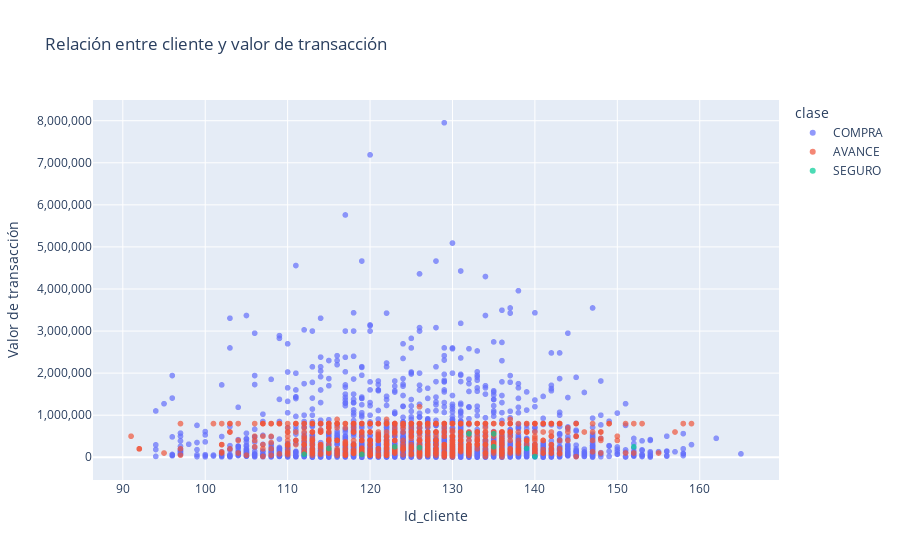

Notebook source saved alongside this figure:
### Markdown cell above
Si bien es cierto que se han registrado transacciones de valor muy alto en los últimos 6 meses, la mayoría de las transacciones parecen no haber superado un ```valor=900000```. Verdaderamente la cantidad de aportes ha sido elevada, pero los ingresos no son iguales. El número las transacciones ha tendido a disminuir a medida que el valor aumenta, lo cual es esperable, pero es un punto a mejorar. Evidentemente lo ideal sería que hubiesen transacciones con grandes valores y en gran cantidad. La propuesta de este ejercicio es precisamente lograr algo como eso.

### Code cell
# Scatter plot de cliente vs valor
fig = px.scatter(
    df_analisis,
    x="Id_cliente",
    y="valor",
    color="clase",
    title="Relación entre cliente y valor de transacción",
    opacity=0.7
)

# Ajustar formato de ejes
fig.update_layout(
    xaxis_title="Id_cliente",
    yaxis_title="Valor de transacción",
    xaxis=dict(tickformat=","),
    yaxis=dict(tickformat=",")
)

fig.show()

### Figure 1 — Plotly figure (JSON) as saved in the notebook; plotly's stock layout.template omitted (floating-point values rounded to 4 significant figures; data arrays with more than 128 entries replaced by an {"elided": "..."} marker saying what was removed)
{"data": [{"hovertemplate": "clase=COMPRA<br>Id_cliente=%{x}<br>valor=%{y}<extra></extra>", "legendgroup": "COMPRA", "marker": {"color": "#636efa", "opacity": 0.7, "symbol": "circle"}, "mode": "markers", "name": "COMPRA", "showlegend": true, "type": "scattergl", "x": {"elided": "2543 int values"}, "xaxis": "x", "y": {"elided": "2543 float values"}, "yaxis": "y"}, {"hovertemplate": "clase=AVANCE<br>Id_cliente=%{x}<br>valor=%{y}<extra></extra>", "legendgroup": "AVANCE", "marker": {"color": "#EF553B", "opacity": 0.7, "symbol": "circle"}, "mode": "markers", "name": "AVANCE", "showlegend": true, "type": "scattergl", "x": {"elided": "723 int values"}, "xaxis": "x", "y": {"elided": "723 float values"}, "yaxis": "y"}, {"hovertemplate": "clase=SEGURO<br>Id_cliente=%{x}<br>valor=%{y}<extra></extra>", "legendgroup": "SEGURO", "marker": {"color": "#00cc96", "opacity": 0.7, "symbol": "circle"}, "mode": "markers", "name": "SEGURO", "showlegend": true, "type": "scattergl", "x": [126, 119, 135, 152, 140, 123, 112, 132, 115, 135, 139], "xaxis": "x", "y": [229900.0, 67900.0, 559000.0, 248200.0, 15900.0, 248200.0, 67900.0, 559000.0, 209000.0, 248200.0, 209000.0], "yaxis": "y"}], "layout": {"legend": {"title": {"text": "clase"}, "tracegroupgap": 0}, "title": {"text": "Relación entre cliente y valor de transacción"}, "xaxis": {"anchor": "y", "domain": [0, 1], "tickformat": ",", "title": {"text": "Id_cliente"}}, "yaxis": {"anchor": "x", "domain": [0, 1], "tickformat": ",", "title": {"text": "Valor de transacción"}}}}
